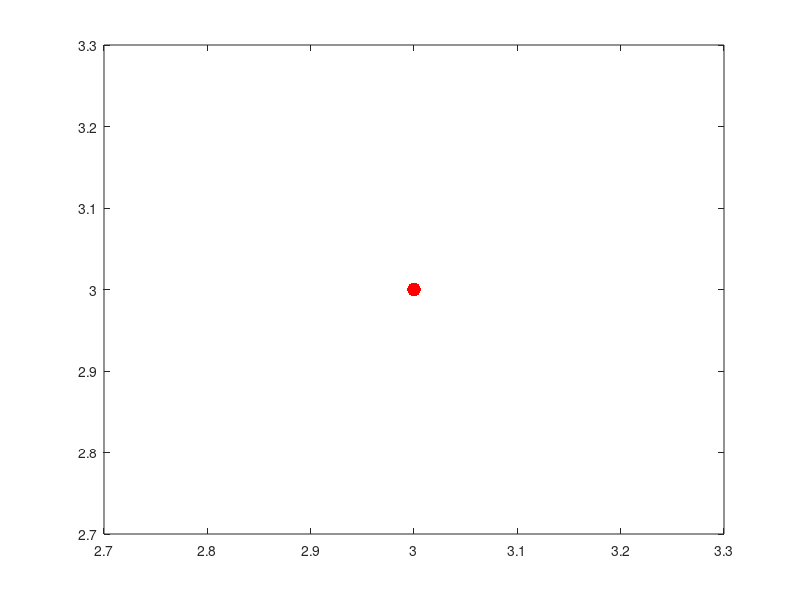

Write MATLAB code to recreate this figure. (Note: this script raises an error after producing the figure.)
%% Задача линейного управления
%\cdot x = A(t)x + Bu + f(t)
A = {@(x) 0 , @(x) -1; @(x) 1, @(x) 0};
B = [5,0;0,0];
f = {@(x) 0 , @(x) sin(x)}';
t0 = 0; % начальное время

% P - множество допустимых управлений
% P = {x | a(x-p1)^2+b(x-p2)^2<=1}, a > 0, b > 0;
a = 1;  
b = 1;
p1=0;
p2=0;
params = [a,b,p1,p2];
save params_P params;
% \mathcal{X}_0 - начальное множество значений фазового вектора
% \mathcal{X}_0 = {x_0} - точка
x0=[3,3]';

% \mathcal{X}_1 - целевое множество значений фазового вектора
% \mathcal{X}_1 = {x | max { \alpha |x_1-k|, \beta |x_2-m| } <= q } q>0
% если альфа и бета положительны то прямоугольник, если одна не
% положительна, то полоса; если обе то вся плоскость. 
k=0;
m=0;
q=1;
alpha = 1;
beta = 1;
params1 = [k,m,q,alpha,beta];
g = @(x) params1(3)-max(params1(4)*abs(x(1)-params1(1)),params1(5)*abs(x(2)-params1(2)));
save params_X1 params1;
%сохранение параметов X1

plot(x0(1),x0(2),'r.','MarkerSize',30);
hold on
drawSet(@Square_Lebesgue,10);
% Отрисовка множеств X1 и X2

t_max=2*pi;
n = 25;
start_angle = 0;
fin_angle = 2*pi;
phi_t0 = [sin(start_angle:(fin_angle-start_angle)/n:fin_angle-(fin_angle-start_angle)/n); cos(start_angle:(fin_angle-start_angle)/n:fin_angle-(fin_angle-start_angle)/n)];
A_sp = A';

n_min=1;
t_min = t_max;

for i=1:n
    tspan_0 = [t0 t_max];
    [t,phi] = ode45(@(t,phi) odefcn(t,phi,A_sp), tspan_0, phi_t0(:,i));
    size_t = length(t);
     
    u_opt = zeros(2,size_t);
    for j=1:size_t
        u_1 = zeros(1,length(t));
        u_2 = zeros(1,length(t));
        u_1(1:length(t)) = B(1,1)*phi(1:length(t),1)+B(1,2)*phi(1:length(t),2);
        u_2(1:length(t)) = B(2,1)*phi(1:length(t),1)+B(2,2)*phi(1:length(t),2);
        
        [pho,supp_vec]=Ellipse_Lebesgue([u_1(j),u_2(j)]);
        u_opt(1,j)=supp_vec(1);
        u_opt(2,j)=supp_vec(2);
    end% Находим оптимальное управление в момент времени t_i
    tspan_1 = [t0 t_max];
    opts = odeset('Events',@StopEvents,'RelTol',1e-6,'AbsTol',1e-7,'Refine',6);
    [t_opt,psi_opt,te,ye,ie] = ode45(@(t_opt,psi_opt) odefcn_OC(t_opt,psi_opt,A,B,f,t,u_opt), tspan_1, x0,opts);
    if length(te)==1
        if te<t_min
            t_min = te;
            n_min = i;
        end
    end
    if (g(x0)>=0)
        t_min=t0;
        psi_opt = zeros(length(t_opt));
    end
    plot(psi_opt(:,1),psi_opt(:,2),'g');
end% Решаем диффур %\cdot x = A(t)x + Bu + f(t) и получаем кандидатов на оптимальную траекторию



tspan_0 = [t0 t_max];
[t_uopt,phi] = ode45(@(t,phi) odefcn(t,phi,A_sp), tspan_0, phi_t0(:,n_min));
size_t = length(t_uopt);

u_opt = zeros(2,size_t);
for j=1:size_t
    u_1 = zeros(1,length(t_uopt));
    u_2 = zeros(1,length(t_uopt));
    u_1(1:length(t_uopt)) = B(1,1)*phi(1:length(t_uopt),1)+B(1,2)*phi(1:length(t_uopt),2);
    u_2(1:length(t_uopt)) = B(2,1)*phi(1:length(t_uopt),1)+B(2,2)*phi(1:length(t_uopt),2);

    [pho,supp_vec]=Ellipse_Lebesgue([u_1(j),u_2(j)]);
    u_opt(1,j)=supp_vec(1);
    u_opt(2,j)=supp_vec(2);
end% Находим оптимальное управление в момент времени t_i


tspan_1 = [t0 t_max];
opts_ = odeset('Events',@StopEvents,'RelTol',1e-8,'AbsTol',1e-9,'Refine',5);
[t_opt,psi_opt,te,ye,ie] = ode45(@(t_opt,psi_opt) odefcn_OC(t_opt,psi_opt,A,B,f,t,u_opt), tspan_1, x0,opts_);
if (t0==t_min)
    psi_opt = zeros(length(t_opt));
end

if t_min < t_max-0.1
    if t_min==t0
        t = t0;
        phi = phi_t0(:,n_min);
        length(t)
        sk_pr = -(phi(1,1)*psi_opt(length(t_opt),1)+phi(2,1)*psi_opt(length(t_opt),2));
        [op_func,hhhhh]=Square_Lebesgue(-[phi(length(t),1),phi(2,1)]);        
    else
        [t,phi] = ode45(@(t,phi) odefcn(t,phi,A_sp), [t0 t_min], phi_t0(:,n_min));
        sk_pr = -(phi(length(t),1)*psi_opt(length(t_opt),1)+phi(length(t),2)*psi_opt(length(t_opt),2));
        [op_func,hhhhh]=Square_Lebesgue(-[phi(length(t),1),phi(length(t),2)]);        
    end
    plot(psi_opt(:,1),psi_opt(:,2),'b','LineWidth',2);
    title('Графики компонент кандидатов на оптимальные траектории x2(x1)')

    xlabel('x1');
    ylabel('x2');
    disp('Задача разрешима');
    disp('Оптимальное время');
    disp(t_min);
    disp('Номер угла');
    disp(n_min);
    disp('Вектор psi(t0) оптимальный');
    disp(phi_t0(:,n_min));
    disp('Погреность из условия трансвенсальности для X1');
    disp(abs(sk_pr-op_func));
else
    disp('Задача не разрешима');
    disp('Время просчета');
    disp(t_max);
end
% Просчет оптимального управления 
axis equal;
hold off
%% Графики компонент оптимального управления
hold on

plot(u_opt(1,:),u_opt(2,:),'b','LineWidth',2);
title('Графики компонент оптимального управления u2(u1)')
drawSet(@Ellipse_Lebesgue,20);
lgd = legend('u2(u1)','NumColumns',2);
xlabel('u opt_1');
ylabel('u opt_2');
axis equal;
hold off
%% Компонент оптимальной траектории

plot(psi_opt(:,1),psi_opt(:,2),'b','LineWidth',2);
title('Графики компонент оптимального траектории x2(x1)')

hold on
plot(x0(1),x0(2),'r.','MarkerSize',30);
drawSet(@Square_Lebesgue,10);

xlabel('x1');
ylabel('x2');
lgd = legend('x^* opt','NumColumns',2);

axis equal;
hold off

%% Графики сопряженных переменных
plot(phi(:,1),phi(:,2),'b','LineWidth',2);
title('Графики сопряженных переменных psi2(psi1)')

hold on

xlabel('psi1');
ylabel('psi2');
lgd = legend('psi^* opt','NumColumns',2);
axis equal;
hold off

%% Графики компонент оптимального управления от времени
hold on
subplot(2,1,1);
plot(t_uopt,u_opt(1,:),'b','LineWidth',2);
title('График компоненты оптимального управления  u1(t)')
legend('u1(t)');
xlabel('t');
ylabel('u1(t)');
subplot(2,1,2);
plot(t_uopt,u_opt(2,:),'b','LineWidth',2);
title('График компоненты оптимального управления u2(t)')
legend('u2(t)');
xlabel('t');
ylabel('u2(t)');
hold off
%% Графики сопряженных переменных от времени
hold on
subplot(2,1,1);
plot(t,phi(:,1),'b','LineWidth',2);
axis([t0 t_min min(phi(:,1)) max(phi(:,1))]);
title('График сопряженной переменной от времени  psi1(t)')
legend('psi1(t)');
xlabel('t');
ylabel('psi1(t)');
subplot(2,1,2);
plot(t,phi(:,2),'b','LineWidth',2);
axis([t0 t_min min(phi(:,2)) max(phi(:,2))]);
title('Графики компонент оптимального управления psi2(t)')
legend('psi2(t)');
xlabel('t');
ylabel('psi2(t)');
hold off
%%

function dphidt = odefcn_OC(t,phi,A,B,f,setka,u)
    u_1 = zeros(1,length(setka));
    u_2 = zeros(1,length(setka));
    u_1(1:length(setka)) = B(1,1)*u(1,1:length(setka))+B(1,2)*u(2,1:length(setka));
    u_2(1:length(setka)) = B(2,1)*u(1,1:length(setka))+B(2,2)*u(2,1:length(setka));

    U_1 = interp1(setka,u_1,t); % Interpolate the data set (ft,f) at time t
    U_2 = interp1(setka,u_2,t); % Interpolate the data set (ft,f) at time t

    dphidt = zeros(2,1);
    dphidt(1) = A{1,1}(t)*phi(1)+A{1,2}(t)*phi(2)+f{1}(t)+U_1;
    dphidt(2) = A{2,1}(t)*phi(1)+A{2,2}(t)*phi(2)+f{2}(t)+U_2;
end
function dphidt = odefcn(t,phi,A)
    dphidt = zeros(2,1);
    dphidt(1) = A{1,1}(t)*phi(1)+A{1,2}(t)*phi(2);
    dphidt(2) = A{2,1}(t)*phi(1)+A{2,2}(t)*phi(2);
end
function [val, point]  = SupportLebesgue_2(f,opts)
    l1=  opts.lx;
    l2 = opts.ly;
    A = [];
    b = [];
    fun = @(x) -(x(1)*l1+x(2)*l2);
    x0 = opts.x0;
    Aeq = [];
    beq = [];
    lb=[];
    ub=[];
    save params_2 f;
    nonlcon = @unitdisk_2;
    [x,fval] = fmincon(fun,x0,A,b,Aeq,beq,lb,ub,nonlcon);
    val = -fval;
    point = x;
end
function [c,ceq] = unitdisk_2(x)
    load params_2 f;
    ceq = f(x);
    c = [];
end
function [val, point] = Ellipse_Lebesgue(y)
    load params_P params;
    g = @(x) params(1)*(x(1)-params(3))^2-1+params(2)*(x(2)-params(4))^2;
    s = struct('lx',y(1),'ly',y(2),'x0',[params(3)+0.1,params(4)]);
    [val, point] = SupportLebesgue_2(g,s);
end
function [val, point] = Square_Lebesgue(y)
% \mathcal{X}_1 - целевое множество значений фазового вектора
% \mathcal{X}_1 = {x | max { \alpha |x_1-k|, \beta |x_2-m| } <= q } q>0
% если альфа и бета положительны то прямоугольник, если одна не
% положительна, то полоса; если обе то вся плоскость
%params1 = [k,m,q,alpha,beta];
    load params_X1 params1;
    g = @(x) params1(3)-max(params1(4)*abs(x(1)-params1(1)),params1(5)*abs(x(2)-params1(2)));
    s = struct('lx',y(1),'ly',y(2),'x0',[params1(1),params1(2)]);
    [val, point] = SupportLebesgue_2(g,s);
end
function res = drawSet(rho,N)
    %t = linspace(0,2*pi,400);
    %x_r = cos(t)*2;
    %y_r = sin(t)-2;
    %plot(x_r,y_r);
    hold on
    p = linspace(0,2*pi-2*pi/N,N);
    x_t = cos(p);
    y_t = sin(p);
    [val, point] = rho([x_t(1),y_t(1)]);
    point1 = point;
    point_last = point;

    for i = 2:N
        [val, point] = rho([x_t(i),y_t(i)]);
        % строим внутр прямую 
        alf = linspace(point_last(1),point(1),100);
        bet = linspace(point_last(2),point(2),100);
        plot(alf,bet,'r');
        % строим внешнюю прямую
        c1 = -(point_last(1)*x_t(i-1)+point_last(2)*y_t(i-1));
        c2 = -(point(1)*x_t(i)+point(2)*y_t(i));
        x0 = (c1*y_t(i)-c2*y_t(i-1))/(x_t(i)*y_t(i-1)-x_t(i-1)*y_t(i));
        y0 = (c2*x_t(i-1)-c1*x_t(i))/(x_t(i)*y_t(i-1)-x_t(i-1)*y_t(i));
        
        alf_1 = linspace(point_last(1),x0,100);
        bet_1 = linspace(point_last(2),y0,100);
        
        alf_2 = linspace(x0,point(1),100);
        bet_2 = linspace(y0,point(2),100);
        %plot(alf_1,bet_1,'g',alf_2,bet_2,'g');
        point_last = point;
    end
    % построение последней внутренней прямой
    alf = linspace(point_last(1),point1(1),100);
    bet = linspace(point_last(2),point1(2),100);
    plot(alf,bet,'r');
    % построение последней внешней прямой
    c1 = -(point_last(1)*x_t(N)+point_last(2)*y_t(N));
    c2 = -(point1(1)*x_t(1)+point1(2)*y_t(1));
    x0 = (c1*y_t(1)-c2*y_t(N))/(x_t(1)*y_t(N)-x_t(N)*y_t(1));
    y0 = (c2*x_t(N)-c1*x_t(1))/(x_t(1)*y_t(N)-x_t(N)*y_t(1));

    alf_1 = linspace(point_last(1),x0,100);
    bet_1 = linspace(point_last(2),y0,100);

    alf_2 = linspace(x0,point1(1),100);
    bet_2 = linspace(y0,point1(2),100);
    %plot(alf_1,bet_1,'g',alf_2,bet_2,'g');
end
function [value,isterminal,direction] = StopEvents(t,y)
load params_X1 params1;
%params1 = [k,m,q,alpha,beta];

g = @(x) params1(3)-max(params1(4)*abs(x(1)-params1(1)),params1(5)*abs(x(2)-params1(2)));
value = 0+(g([y(1), y(2)])>=0);     % Detect height = 0
isterminal = 1;   % Stop the integration
direction = 0;   % Negative direction only
end





